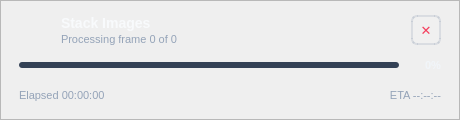
<?xml version="1.0" encoding="UTF-8"?>
<ui version="4.0">
 <class>ProgressOverlay</class>
 <widget class="QFrame" name="progressOverlay">
  <property name="geometry">
   <rect>
    <x>0</x>
    <y>0</y>
    <width>460</width>
    <height>120</height>
   </rect>
  </property>
  <property name="sizePolicy">
   <sizepolicy hsizetype="Fixed" vsizetype="Fixed">
    <horstretch>0</horstretch>
    <verstretch>0</verstretch>
   </sizepolicy>
  </property>
  <property name="minimumSize">
   <size>
    <width>460</width>
    <height>120</height>
   </size>
  </property>
  <property name="maximumSize">
   <size>
    <width>460</width>
    <height>120</height>
   </size>
  </property>
  <property name="styleSheet">
   <string notr="true">QFrame#progressOverlay {
    background-color: rgba(15, 23, 42, 0.94);
    border: 1px solid rgba(255, 255, 255, 0.12);
    border-radius: 12px;
}
QLabel {
    background: transparent;
}
QLabel#label_progressTitle {
    color: #f8fafc;
    font-size: 14px;
    font-weight: 600;
}
QLabel#label_progressBar {
    color: #94a3b8;
    font-size: 11px;
}
QLabel#label_progressPercent {
    color: #f1f5f9;
    font-size: 11px;
    font-weight: 600;
    min-width: 32px;
}
QLabel#label_progressElapsed, QLabel#label_progressETA {
    color: #94a3b8;
    font-size: 11px;
}
QProgressBar#progressBar {
    background-color: #334155;
    border: none;
    border-radius: 3px;
    max-height: 6px;
    min-height: 6px;
}
QProgressBar#progressBar::chunk {
    background: qlineargradient(x1:0, y1:0, x2:1, y2:0, stop:0 #0284c7, stop:1 #38bdf8);
    border-radius: 3px;
}
QPushButton#pushButton_cancelOp {
    background-color: rgba(255, 255, 255, 0.05);
    border: 2px solid rgba(148, 163, 184, 0.25);
    border-radius: 6px;
    color: #f43f5e;
    font-weight: bold;
    font-size: 13px;
    min-width: 26px;
    max-width: 26px;
    min-height: 26px;
    max-height: 26px;
}
QPushButton#pushButton_cancelOp:hover {
    background-color: rgba(244, 63, 94, 0.15);
    border-color: #f43f5e;
    color: #ff4d6d;
}
QPushButton#pushButton_cancelOp:focus:enabled { border-color: #ffffff; }</string>
  </property>
  <property name="frameShape">
   <enum>QFrame::StyledPanel</enum>
  </property>
  <layout class="QVBoxLayout" name="mainLayout">
   <property name="spacing">
    <number>10</number>
   </property>
   <property name="leftMargin">
    <number>18</number>
   </property>
   <property name="topMargin">
    <number>14</number>
   </property>
   <property name="rightMargin">
    <number>18</number>
   </property>
   <property name="bottomMargin">
    <number>14</number>
   </property>
   <item>
    <layout class="QHBoxLayout" name="headerLayout">
     <property name="spacing">
      <number>12</number>
     </property>
     <item>
      <widget class="QWidget" name="spinnerContainer" native="true">
       <property name="sizePolicy">
        <sizepolicy hsizetype="Fixed" vsizetype="Fixed">
         <horstretch>0</horstretch>
         <verstretch>0</verstretch>
        </sizepolicy>
       </property>
       <property name="minimumSize">
        <size>
         <width>30</width>
         <height>30</height>
        </size>
       </property>
       <property name="maximumSize">
        <size>
         <width>30</width>
         <height>30</height>
        </size>
       </property>
      </widget>
     </item>
     <item>
      <layout class="QVBoxLayout" name="titleLayout">
       <property name="spacing">
        <number>2</number>
       </property>
       <item>
        <widget class="QLabel" name="label_progressTitle">
         <property name="text">
          <string>Stack Images</string>
         </property>
        </widget>
       </item>
       <item>
        <widget class="QLabel" name="label_progressBar">
         <property name="text">
          <string>Processing frame 0 of 0</string>
         </property>
        </widget>
       </item>
      </layout>
     </item>
     <item>
      <widget class="QPushButton" name="pushButton_cancelOp">
       <property name="cursor">
        <cursorShape>PointingHandCursor</cursorShape>
       </property>
       <property name="text">
        <string>✕</string>
       </property>
      </widget>
     </item>
    </layout>
   </item>
   <item>
    <layout class="QHBoxLayout" name="barLayout">
     <property name="spacing">
      <number>10</number>
     </property>
     <item>
      <widget class="QProgressBar" name="progressBar">
       <property name="value">
        <number>0</number>
       </property>
       <property name="textVisible">
        <bool>false</bool>
       </property>
      </widget>
     </item>
     <item>
      <widget class="QLabel" name="label_progressPercent">
       <property name="text">
        <string>0%</string>
       </property>
       <property name="alignment">
        <set>Qt::AlignRight|Qt::AlignTrailing|Qt::AlignVCenter</set>
       </property>
      </widget>
     </item>
    </layout>
   </item>
   <item>
    <layout class="QHBoxLayout" name="footerLayout">
     <property name="spacing">
      <number>6</number>
     </property>
     <item>
      <widget class="QLabel" name="label_progressElapsed">
       <property name="text">
        <string>Elapsed 00:00:00</string>
       </property>
      </widget>
     </item>
     <item>
      <spacer name="footerSpacer">
       <property name="orientation">
        <enum>Qt::Horizontal</enum>
       </property>
       <property name="sizeHint" stdset="0">
        <size>
         <width>40</width>
         <height>20</height>
        </size>
       </property>
      </spacer>
     </item>
     <item>
      <widget class="QLabel" name="label_progressETA">
       <property name="text">
        <string>ETA --:--:--</string>
       </property>
       <property name="alignment">
        <set>Qt::AlignRight|Qt::AlignTrailing|Qt::AlignVCenter</set>
       </property>
      </widget>
     </item>
    </layout>
   </item>
  </layout>
 </widget>
 <resources/>
 <connections/>
</ui>
